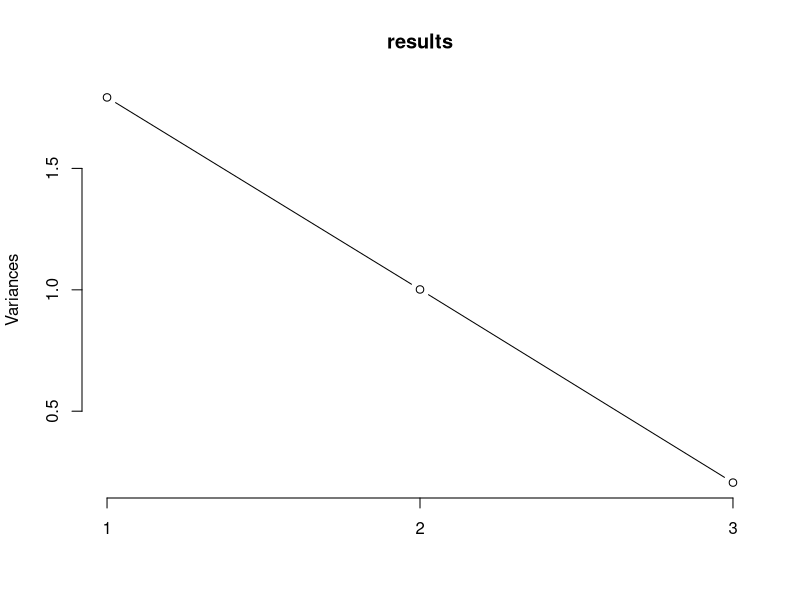
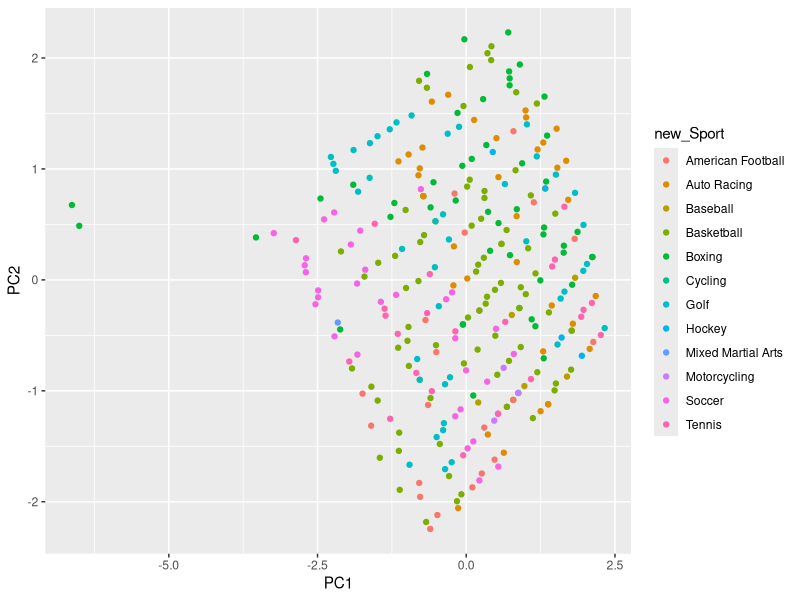

Write the R code that produced these figures, in order.
library(tidyverse)

#Read in the data, select columns for PCA

ForbesRichestAthletes <- read_csv("source_data/ForbesRichestAthletes.csv")
forPCA <- ForbesRichestAthletes %>%
  select(c(`Current Rank`, `Year`, `earnings ($ million)`))

#Principal Components Analysis

results <- prcomp(forPCA, center = TRUE, scale = TRUE)
 plot(results, type = "l")

#From the plot of variances as a function of the number of components, we can
#see that most of the variance in the data is explained by the first two 
#principal components.

#Cluster Analysis in PCA Space
 
plotData <- as.data.frame(cbind(results$x, ForbesRichestAthletes$new_Sport))

plotData <- plotData %>%
  rename(new_Sport = V4) %>%
  mutate(PC1 = as.numeric(PC1),
         PC2 = as.numeric(PC2))

ggplot(plotData %>% as_tibble(), aes(PC1,PC2)) + 
  geom_point(aes(color = new_Sport))

#From the scatter plot of the first and second components, it does not look like
# there are any significant clusters in the data. Therefore, the t-SNE projection
# and the cluster analysis (using k-means) and the mutual information would not
# be helpful in understanding this data.


